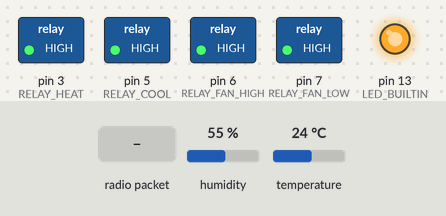
A sketch run on a simulated Arduino Uno, built for the host (arithmetic inside an expression is 32-bit, double 64-bit). On the bench: switched loads named in the sketch (green lamp = pin HIGH), output pins drawn as LEDs (lit = HIGH). The inputs (shaded band) are chosen by the test bench; at power-on: temperature 24 °C, humidity 55 %. EEPROM starts erased; no radio packets arrive unless stated; what the sketch prints to the serial monitor is not drawn.

Above: at 0.1 s.
At 11.2 s:
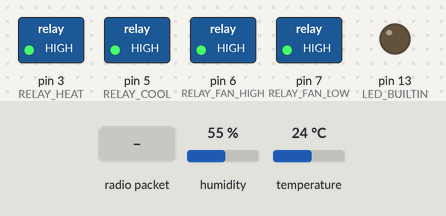
11.3 s: radio packet "," arrives
14.3 s: radio packet "[" arrives
17.3 s: radio packet "]" arrives
18.8 s: temperature set to 4 °C
Timing chart, 0 to 21.5 s (numbered marks = the images above; inputs shaded):
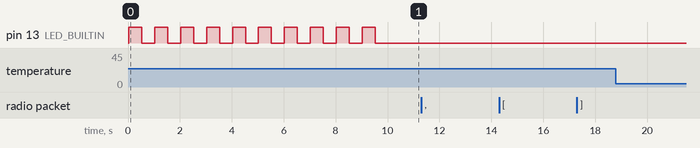

Measured:
- after the input at 11.3 s, every drawn part: stays the same
- after the input at 14.3 s, every drawn part: stays the same
- after the input at 17.3 s, every drawn part: stays the same
- after the input at 18.8 s, every drawn part: stays the same

The sketch:

devices.ino
```cpp
#include <Ethernet.h>
#include "RFCommunicator.h"
#include "string_to_float.h"
#include <DHT.h>
#include <EEPROM.h>

#define RELAY_FAN_LOW 7
#define RELAY_FAN_HIGH 6
#define RELAY_COOL 5
#define RELAY_HEAT 3
#define DEVICE_EPROM_ADDRESS 3
#define RESET_PIN 2

// device settings
short int deviceId = 0;

// program variables
int len;
short int programMode = 0;
short int communicationChannel = 0;

//Constants
#define DHTPIN 4     // what pin we're connected to
#define DHTTYPE DHT22   // DHT 22  (AM2302)
DHT dht(DHTPIN, DHTTYPE); //// Initialize DHT sensor for normal 16mhz Arduino

float hum;  //Stores humidity value
float temp; //Stores temperature value
char t[4] = "";
char msg[32] = "";
short int deviceMode = 0;


void setup() {


  Serial.begin(9600);
  dht.begin();
  // set up 4 relay pins
  pinMode(RELAY_FAN_LOW, OUTPUT);
  pinMode(RELAY_FAN_HIGH, OUTPUT);
  pinMode(RELAY_COOL, OUTPUT);
  pinMode(RELAY_HEAT, OUTPUT);

  pinMode(LED_BUILTIN, OUTPUT);

  pinMode(RESET_PIN, OUTPUT);

  // set up all relays to 0
  digitalWrite(RELAY_FAN_LOW, HIGH);
  digitalWrite(RELAY_FAN_HIGH, HIGH);
  digitalWrite(RELAY_COOL, HIGH);
  digitalWrite(RELAY_HEAT, HIGH);

  while (!Serial) {
    ; // wait for serial port to connect. Needed for native USB port only
  }
  Serial.println("");
  Serial.println("#############################################");
  Serial.println("⍑ STARTING ...");

  //writeIntIntoEEPROM(DEVICE_EPROM_ADDRESS, -1);  // !!!  force to set up device in ADD device mode !!!!

  short int Id = readIntFromEEPROM(DEVICE_EPROM_ADDRESS);
  if(Id == -1) {
    communicationChannel = 0;
    RFCommunicatorSetup(1,0); // set up device to add mode
    programMode = 1;          // set add new device mode
    Serial.println("⍑ is in ADD mode ...");
  }
  else {
    deviceId = Id;
    RFCommunicatorSetup(3, 2);
    Serial.print("⍑ ID : ");
    Serial.println(deviceId);
    Serial.print("⍑ chanel :");
    Serial.println(communicationChannel);
    Serial.println("#############################################");
  }

  for(int q = 0; q < 10; q ++) {
    digitalWrite(LED_BUILTIN, HIGH);   // turn the LED on
    delay(500);                       // wait for half a second
    digitalWrite(LED_BUILTIN, LOW);    // turn the LED off
    delay(500);
  }
}


void loop() {
  delay(200);

  if(digitalRead(RESET_PIN) == 1) {
    Serial.println("Resetting ....");
    writeIntIntoEEPROM(DEVICE_EPROM_ADDRESS, -1);
    for(int q=0; q< 5; q++) {
      digitalWrite(RELAY_FAN_LOW, HIGH);
      delay(1000);
      digitalWrite(RELAY_FAN_LOW, LOW);
      delay(1000);
    }
  }


  Serial.println();
  Serial.println();

  Serial.print(communicationChannel);
  Serial.print(" | ⍑ ... ⌂");
  Serial.println();

  char serverData[32] = "";
  RFCommunicatorListen(serverData, false);
  printToSerial(communicationChannel, serverData, true);
  delay(1500);

  if(programMode == 1) {
    // ###########################
    // adding device mode
    // ###########################
    float *serverVals = parseToValues(serverData);
    short int id = (int) serverVals[1];
    deviceId = id;
    Serial.print("Received NEW ⍑ ID: ");
    Serial.println(id);
    writeIntIntoEEPROM(DEVICE_EPROM_ADDRESS, id);
    delay(100);
    char msgToServer[32] = "[\"added\"]";
    RFCommunicatorSend(msgToServer);
    Serial.println("msg sent!");
    delay(200);
    programMode = 0;
    RFCommunicatorSetup(3,2); // switch to regular communication channel.
  }
  else if(programMode == 2) {
    Serial.println("do nothing ...");
    delay(2000);
  }
  else {
    // ###########################
    // regular program mode
    // ###########################

    float *serverVals = parseToValues(serverData);
    short int _id = serverVals[0];
    short int fanMode = (int) serverVals[3];
    short int deviceMode = (int) serverVals[2];
    float requiredTemperature = serverVals[1];
    Serial.println();
    if(_id == deviceId) {

      hum = dht.readHumidity();
      temp = dht.readTemperature();

      dtostrf(hum, 4, 2, t);
      msg[0] = '[';
      msg[1] = '0' + deviceId;
      msg[2] = ',';
      msg[3] = t[0];
      msg[4] = t[1];
      msg[5] = t[2];
      msg[6] = t[3];
      msg[7] = t[4];
      msg[8] = ',';
      dtostrf(temp, 4, 2, t);
      msg[9] = t[0];
      msg[10] = t[1];
      msg[11] = t[2];
      msg[12] = t[3];
      msg[13] = t[4];
      msg[14] = ',';
      msg[15] = '0';
      msg[16] = ']';

      delay(200);
      // ⍑ >>> ⌂ send device readings to the hub
      printToSerial(communicationChannel, msg, false);
      RFCommunicatorSend(msg);


      // Set fan mode
      switch(fanMode) {
        case 0:
          digitalWrite(RELAY_FAN_LOW, HIGH);
          digitalWrite(RELAY_FAN_HIGH, HIGH);
          break;
        case 1:
          digitalWrite(RELAY_FAN_LOW, LOW);
          digitalWrite(RELAY_FAN_HIGH, HIGH);
          break;
        case 2:
          digitalWrite(RELAY_FAN_LOW, HIGH);
          digitalWrite(RELAY_FAN_HIGH, LOW);
          break;
      }

      // Set temperature
      switch(deviceMode) {
        case 1:
          digitalWrite(RELAY_COOL, HIGH);
          digitalWrite(RELAY_HEAT, HIGH);
          break;
        case 2:
          // COOL
          digitalWrite(RELAY_HEAT, HIGH);
          if(temp > requiredTemperature) {
            digitalWrite(RELAY_COOL, LOW);
            Serial.println("COOLING: LOW");
          }
          else {
            digitalWrite(RELAY_COOL, HIGH);
            Serial.println("COOLING: HIGH");
          }
          break;
         case 3:
          // HEAT
          digitalWrite(RELAY_COOL, HIGH);
          if(temp < requiredTemperature) {
            digitalWrite(RELAY_HEAT, LOW);
            Serial.println("HEATING: LOW");
          }
          else {
            digitalWrite(RELAY_HEAT, HIGH);
            Serial.println("HEATING: HIGH");
          }
          break;

          Serial.println("#####################");
          Serial.print("required temperature: ");
          Serial.print(requiredTemperature);
          Serial.println();
          Serial.print("curent temp: ");
          Serial.print(temp);
          Serial.println();
          break;
      }
    }
  }
}

// ##############################################
// Helper methods
// ##############################################


void printToSerial(short int deviceId, char data[32], bool hubToDevice) {
  Serial.print(deviceId);
  Serial.print(" | ");
  if(hubToDevice)
    Serial.print("⌂ >>> ⍑ ");
  else
    Serial.print("⍑ >>> ⌂ ");
  Serial.print(" : ");
  Serial.print(data);
  Serial.println();
}

void writeIntIntoEEPROM(int address, int number)
{
  EEPROM.write(address, number >> 8);
  EEPROM.write(address + 1, number & 0xFF);
}
int readIntFromEEPROM(int address)
{
  return (EEPROM.read(address) << 8) + EEPROM.read(address + 1);
}
```

RFCommunicator.cpp
```cpp
#include "RFCommunicator.h"
#define RECEIVE_TIMEOUT_AFTER 220

RF24 radio(9, 8);  // CE, CSN
const byte addresses[][6] = {"00001", "00002", "00003", "00004", "00005", "00006","00007", "00008","00009", "00010", "00011", "00012", "00013", "00014", "00015", "00016", "00017"  };
short int listenRepeats;

void RFCommunicatorSetup(short int writeAddress, short int readAddress) {
  radio.begin();
  radio.openWritingPipe(addresses[writeAddress]);
  radio.openReadingPipe(0, addresses[readAddress]); // 00001
  radio.setPALevel(RF24_PA_MIN);
  radio.setDataRate( RF24_250KBPS );
}

void RFCommunicatorSend(char sendText[]) {
  radio.stopListening();
  const char text[128] = {0};
  strcpy(text,sendText);
  radio.write(&text, sizeof(text));
}

bool RFCommunicatorListen(char data[], bool withTimeout) {
  bool error = false;
  radio.startListening();
  listenRepeats = 0;
  while(!radio.available()) {
    if(withTimeout) {
      if(listenRepeats > RECEIVE_TIMEOUT_AFTER) {
        error = true;
        return true;
      }
      listenRepeats ++;
    }
    delay(10);
  }
  char text[32] = "";
  radio.read(&text, sizeof(text));
  strcpy(data, text);
  return false;
}
```

RFCommunicator.h
```cpp
#ifndef RFCOMMUNICATOR_H
#define RFCOMMUNICATOR_H
#include <Arduino.h>
#include <nRF24L01.h>
#include <RF24.h>


void RFCommunicatorSetup(short int writeAddress, short int readAddress);
bool RFCommunicatorListen(char data[], bool withTimeout);

void RFCommunicatorSend(char sendText[]);


#endif
```

string_to_float.cpp
```cpp
#include "string_to_float.h"
float parsedValues[50];


int charToInt(char val[], short int decimalNumbers) {
  int multiplier = 1;
  int result = 0;
  for(short int i = decimalNumbers - 1; i > -1; i --) {
    int n = val[i] - '0';
    result = result + (n * multiplier);
    multiplier = multiplier * 10;
  }
  return result;
}

double charToFloat(char val[], short int decimalNumbers, short int fractionNumbers) {


  float decimalVal = charToInt(val, decimalNumbers);
  char dec[6] = { 0 };
  short int ii = 0;
  for(short int i = decimalNumbers + 1; i < (decimalNumbers + (fractionNumbers)); i++) {
    dec[ii] = val[i];
    ii ++;
  }

  float fractialVal = charToInt(dec, fractionNumbers - 1);

  double fractialMultiplier = 1.0000;
  for(short int i = 0; i < fractionNumbers - 1; i ++) {
    fractialMultiplier = fractialMultiplier * 0.1;
  }

  double result = (fractialVal * fractialMultiplier) + decimalVal;
  return result;
}

float *parseToValues(String serverBodyResponse) {
  int l = serverBodyResponse.length();

  short int mode = 0;
  char val[] = "      ";
  short int co = 0;
  short int decimalNumbers = 0;
  short int fractionNumbers = 0;
  float results[10] = { };
  int resultsCount = 0;
  for(int i = 0;i < l + 1;i ++) {
    char c = serverBodyResponse[i];
    if(c == ',' || c == '[' || c == ']') {
      if(co == 0) {
        mode = 1;
      }
      else {
        float result = charToFloat(val, decimalNumbers, fractionNumbers);

        parsedValues[resultsCount] = result;
        resultsCount ++;
        co = 0;
        mode = 1;
        decimalNumbers = 0;
        fractionNumbers = 0;
        memset(val, 0, sizeof(val));
      }
    }
    else if(mode > 0) {
      val[co] = c;
      if(c != '.' && mode == 1) {
        decimalNumbers ++;
      }
      else {
        mode = 2;
        fractionNumbers ++;
      }
      co ++;
    }

  }
  return parsedValues;
}


String valuesToString(double valueAray[], short int count) {
  String result = "[";
  for(short int i = 0; i < count; i ++) {
    result = result + valueAray[i] + ',';

  }
  result = result + "0]";
  return result;
}
```

string_to_float.h
```cpp
#ifndef STRING_TO_FLOAT_H
#define STRING_TO_FLOAT_H
#include <Arduino.h>


float *parseToValues(String serverBodyResponse);
String valuesToString(double valueAray[], short int count);
#endif
```
